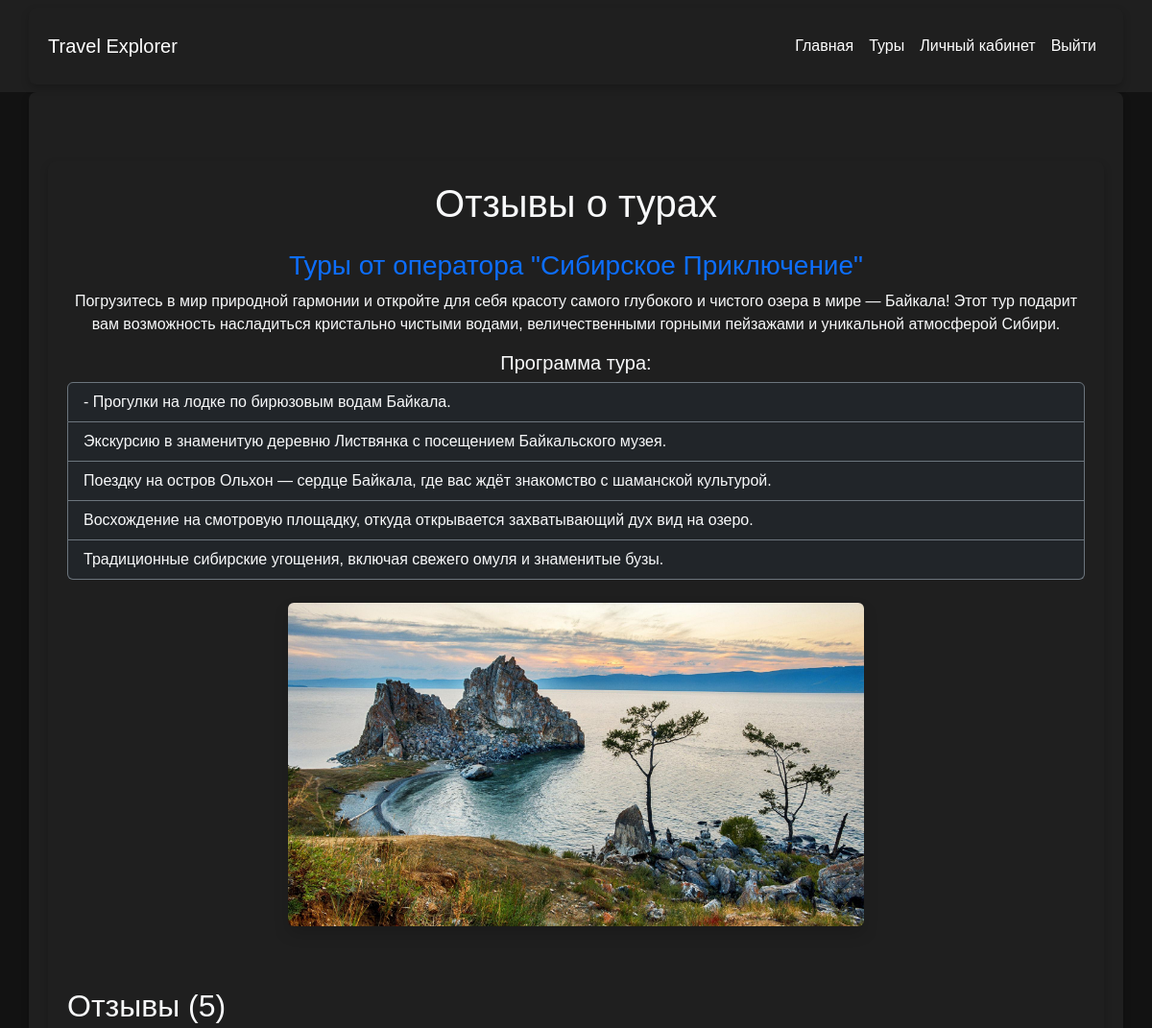
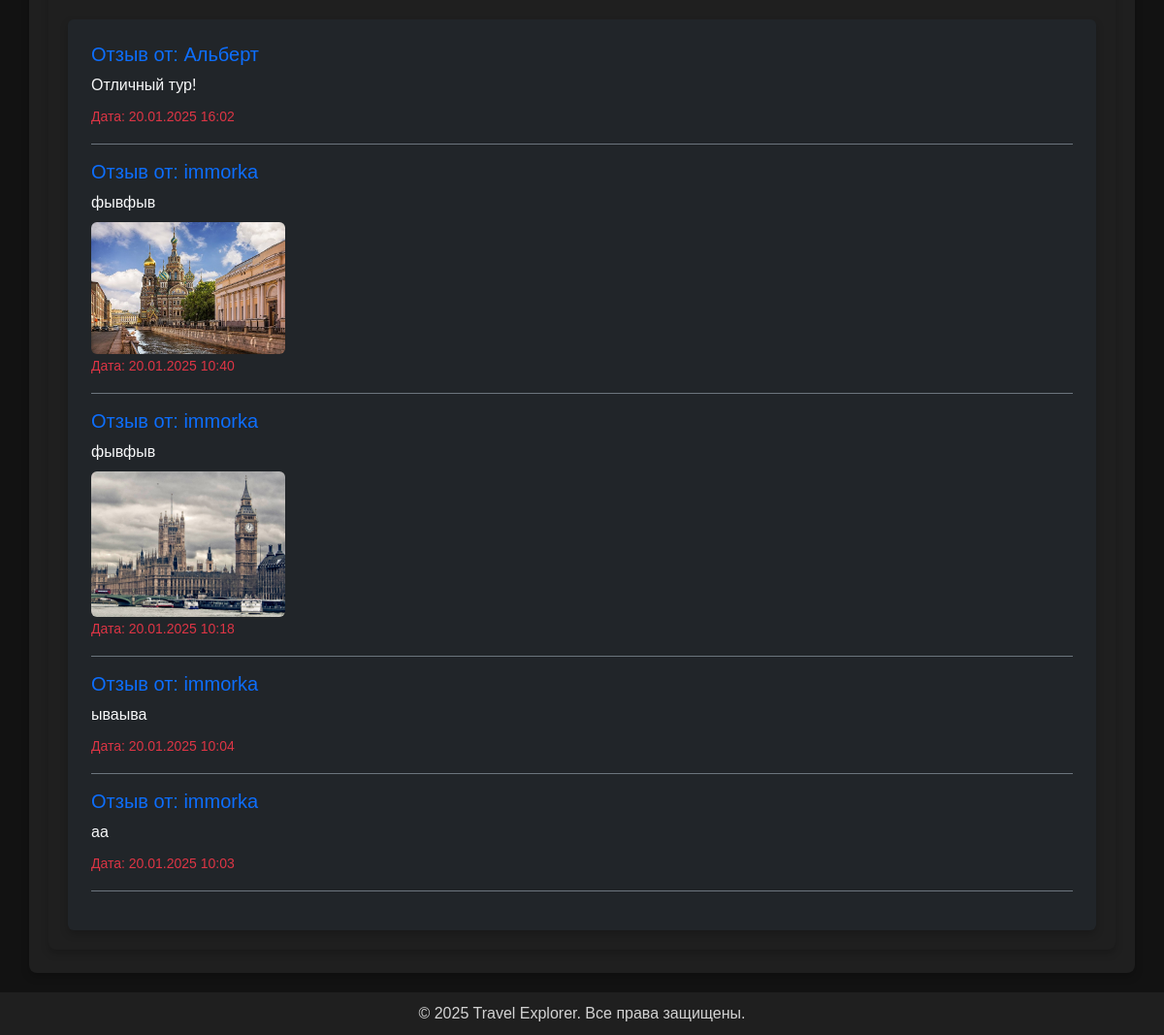
Page /tour/4/reviews/ (signed in) on the committed database (2 pictures, top to bottom).
### travel/models.py (models this page shows, shortened)
class Tour(models.Model):
    name_tour = models.CharField("Название тура", max_length=255)
    discription_tour = models.TextField("Описание тура")
    price_tour = models.IntegerField("Цена тура", validators=[validate_positive])
    departure = models.CharField("Место отправления", max_length=255)
    destination = models.CharField("Место назначения", max_length=255)
    date_departure = models.DateField("Дата отправления")
    date_return = models.DateField("Дата возвращения")
    operator_tour = models.CharField("Туроператор", max_length=255)
    places_tour = models.IntegerField("Количество мест", validators=[validate_positive])
    history = HistoricalRecords()
    is_hot = models.BooleanField(default=False)
    image = models.ImageField(upload_to='tours/', blank=True, null=True)
    objects = TourManager()
    video_url = models.URLField(
        max_length=255,
        blank=True,
        null=True,
        verbose_name="Ссылка на видеообзор"
    )
    class Meta:
        ordering = ['date_departure']
        verbose_name = "Тур"
        verbose_name_plural = "Туры"

class Review(models.Model):
    id_user = models.ForeignKey(User, verbose_name="Пользователь", on_delete=models.CASCADE, related_name='reviews')
    id_tour = models.ForeignKey(Tour, verbose_name="Тур", on_delete=models.CASCADE, related_name='reviews')
    text_review = models.TextField(max_length=500)
    created_at = models.DateTimeField("Дата создания", auto_now_add=True)
    image = models.ImageField(upload_to='reviews/', blank=True, null=True, verbose_name="Изображение")
    class Meta:
        verbose_name = "Отзыв"
        verbose_name_plural = "Отзывы"

class User(AbstractBaseUser, PermissionsMixin):
    email_user = models.EmailField("Email пользователя", unique=True)
    name_user = models.CharField("Имя пользователя", max_length=255)
    role_user = models.CharField("Роль пользователя", max_length=50)
    number_user = models.CharField("Номер телефона", max_length=15)
    is_staff = models.BooleanField(default=False)
    is_active = models.BooleanField(default=True)
    favorites = models.ManyToManyField(
        'Tour',
        through='Favorite',
        related_name='favorited_by',
        verbose_name="Избранные туры"
    )
    objects = UserManager()
    USERNAME_FIELD = 'email_user'
    REQUIRED_FIELDS = ['name_user']
    class Meta:
        verbose_name = "Пользователь"
        verbose_name_plural = "Пользователи"

### travel/views.py (the view)
# urls.py: path('tour/<int:id>/reviews/', all_reviews, name='all_reviews'),
def all_reviews(request, id):
    tour = get_object_or_404(Tour, id=id)
    reviews = Review.objects.filter(id_tour=tour).order_by('-created_at')
    total_reviews = reviews.count()
    return render(request, 'travel/all_reviews.html', {
        'tour': tour,
        'reviews': reviews,
        'total_reviews': total_reviews,
    })

### travel/templatetags/tour_filters.py (called while the page is built)
@register.filter
def slice_0_before_program(description):
    program_start = description.find("Программа тура включает:")
    return description[:program_start].strip() if program_start != -1 else description

@register.filter
def program_list(description):
    program_start = description.find("Программа тура включает:")
    if program_start == -1:
        return []
    program_text = description[program_start + len("Программа тура включает:"):].strip()
    items = program_text.split(" - ")
    return [item.strip() for item in items if item]

### travel/templates/travel/all_reviews.html
{% extends 'travel/base.html' %}
{% load tour_filters %}
{% block content %}
<div class="container mt-5">
    <h1 class="text-light text-center mb-4">Отзывы о турах</h1>
    <div class="text-center mb-5">
        <h3 class="text-primary">Туры от оператора "{{ tour.operator_tour }}"</h3>
        <p class="text-light">{{ tour.discription_tour|slice_0_before_program }}</p>
        <h5 class="text-light">Программа тура:</h5>
        <ul class="list-group text-start mb-4">
            {% for item in tour.discription_tour|program_list %}
            <li class="list-group-item bg-dark text-light border-secondary">
                {{ item }}
            </li>
            {% endfor %}
        </ul>
        {% if tour.image %}
            <img src="{{ tour.image.url }}" alt="{{ tour.name_tour }}" class="img-fluid rounded shadow mb-3" style="max-width: 600px;">
        {% else %}
            <p class="text-muted">Изображение недоступно.</p>
        {% endif %}
    </div>
    <h2 class="text-light mb-4">Отзывы ({{ total_reviews }})</h2>
    {% if reviews %}
        <div class="card bg-dark p-4">
            {% for review in reviews %}
            <div class="review-item border-bottom border-secondary pb-3 mb-3">
                <h5 class="text-primary">Отзыв от: {{ review.id_user.name_user }}</h5>
                <p class="text-light mb-2">{{ review.text_review }}</p>
                {% if review.image %}
                <div class="mt-2">
                    <img src="{{ review.image.url }}" alt="Изображение отзыва" class="rounded" style="max-width: 200px; height: auto;">
                </div>
                {% endif %}
                <small class="text-danger">Дата: {{ review.created_at|date:"d.m.Y H:i" }}</small>
            </div>
            {% endfor %}
        </div>
    {% else %}
        <p class="text-light">Отзывов пока нет. Будьте первым, кто оставит отзыв!</p>
    {% endif %}
</div>
{% endblock %}

### travel/templates/travel/base.html (style rules this page uses)
body { background-color: #121212; color: #ffffff; font-family: Arial, sans-serif; }
.container { background-color: #1f1f1f; padding: 20px; border-radius: 8px; box-shadow: 0 4px 8px rgba(0, 0, 0, 0.2); }
h1, h2, h5 { color: #ffffff; }
.card { background-color: #2c2c2c; color: #ffffff; border: none; box-shadow: 0 4px 8px rgba(0, 0, 0, 0.2); }

### rows in the picture
Tour: operator_tour "Сибирское Приключение", discription_tour "Погрузитесь в мир природной гармонии и откройте для себя красоту самого глубокого и чистого озера в мире — Байкала! Этот тур подарит вам возможность насладиться кристально чистыми водами, величественными горными пейзажами и уникальной атмосферой Сибири.", image (picture)
Review: id_user.name_user "Альберт", text_review "Отличный тур!", created_at "20.01.2025 16:02"
Review: id_user.name_user "immorka", text_review "фывфыв", image (picture), created_at "20.01.2025 10:40"
Review: id_user.name_user "immorka", text_review "фывфыв", image (picture), created_at "20.01.2025 10:18"
Review: id_user.name_user "immorka", text_review "ываыва", created_at "20.01.2025 10:04"
Review: id_user.name_user "immorka", text_review "аа", created_at "20.01.2025 10:03"

### other values in the picture
{{ item }} "- Прогулки на лодке по бирюзовым водам Байкала." "Экскурсию в знаменитую деревню Листвянка с посещением Байкальского музея." "Поездку на остров Ольхон — сердце Байкала, где вас ждёт знакомство с шаманской культурой." "Восхождение на смотровую площадку, откуда открывается захватывающий дух вид на озеро." "Традиционные сибирские угощения, включая свежего омуля и знаменитые бузы."
{{ total_reviews }} "5"
